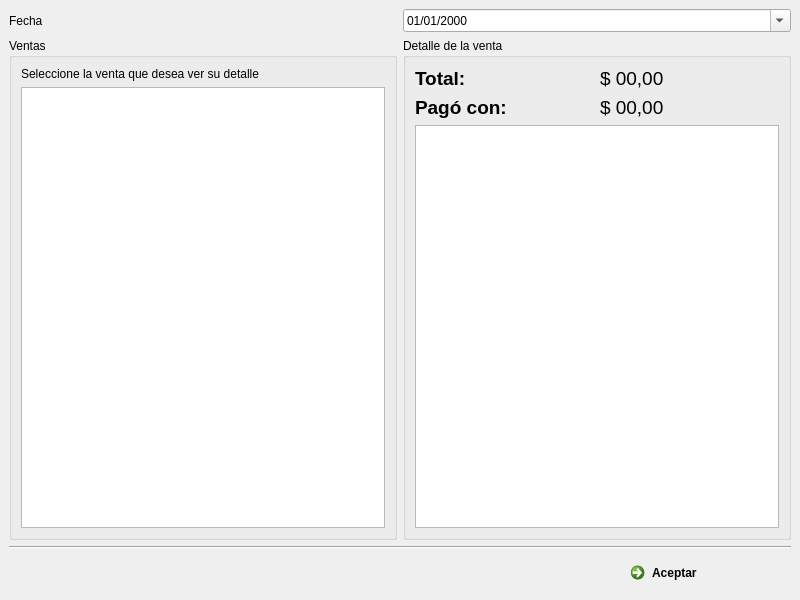
<?xml version="1.0" encoding="UTF-8"?>
<ui version="4.0">
 <class>MainWindow</class>
 <widget class="QMainWindow" name="MainWindow">
  <property name="geometry">
   <rect>
    <x>0</x>
    <y>0</y>
    <width>800</width>
    <height>600</height>
   </rect>
  </property>
  <property name="windowTitle">
   <string>MainWindow</string>
  </property>
  <widget class="QWidget" name="centralwidget">
   <layout class="QVBoxLayout" name="verticalLayout_3">
    <item>
     <layout class="QHBoxLayout" name="horizontalLayout">
      <item>
       <widget class="QLabel" name="label">
        <property name="text">
         <string>Fecha</string>
        </property>
       </widget>
      </item>
      <item>
       <widget class="QDateEdit" name="deFecha">
        <property name="displayFormat">
         <string>dd/MM/yyyy</string>
        </property>
        <property name="calendarPopup">
         <bool>true</bool>
        </property>
       </widget>
      </item>
     </layout>
    </item>
    <item>
     <layout class="QHBoxLayout" name="horizontalLayout_5">
      <item>
       <widget class="QGroupBox" name="groupBox">
        <property name="title">
         <string>Ventas</string>
        </property>
        <layout class="QVBoxLayout" name="verticalLayout_2">
         <item>
          <widget class="QLabel" name="label_4">
           <property name="text">
            <string>Seleccione la venta que desea ver su detalle</string>
           </property>
          </widget>
         </item>
         <item>
          <widget class="QTableWidget" name="twDatos">
           <property name="alternatingRowColors">
            <bool>true</bool>
           </property>
           <property name="gridStyle">
            <enum>Qt::NoPen</enum>
           </property>
           <attribute name="horizontalHeaderStretchLastSection">
            <bool>true</bool>
           </attribute>
           <attribute name="verticalHeaderVisible">
            <bool>false</bool>
           </attribute>
          </widget>
         </item>
        </layout>
       </widget>
      </item>
      <item>
       <widget class="QGroupBox" name="groupBox_2">
        <property name="title">
         <string>Detalle de la venta</string>
        </property>
        <layout class="QVBoxLayout" name="verticalLayout">
         <item>
          <layout class="QHBoxLayout" name="horizontalLayout_3">
           <item>
            <widget class="QLabel" name="label_2">
             <property name="font">
              <font>
               <pointsize>14</pointsize>
               <weight>75</weight>
               <bold>true</bold>
              </font>
             </property>
             <property name="text">
              <string>Total:</string>
             </property>
            </widget>
           </item>
           <item>
            <widget class="QLabel" name="lbTotal">
             <property name="font">
              <font>
               <pointsize>14</pointsize>
              </font>
             </property>
             <property name="text">
              <string>$ 00,00</string>
             </property>
            </widget>
           </item>
          </layout>
         </item>
         <item>
          <layout class="QHBoxLayout" name="horizontalLayout_4">
           <item>
            <widget class="QLabel" name="label_3">
             <property name="font">
              <font>
               <pointsize>14</pointsize>
               <weight>75</weight>
               <bold>true</bold>
              </font>
             </property>
             <property name="text">
              <string>Pagó con:</string>
             </property>
            </widget>
           </item>
           <item>
            <widget class="QLabel" name="lbPagoCon">
             <property name="font">
              <font>
               <pointsize>14</pointsize>
              </font>
             </property>
             <property name="text">
              <string>$ 00,00</string>
             </property>
            </widget>
           </item>
          </layout>
         </item>
         <item>
          <widget class="QTableWidget" name="twDetalle">
           <property name="alternatingRowColors">
            <bool>true</bool>
           </property>
           <property name="gridStyle">
            <enum>Qt::NoPen</enum>
           </property>
           <attribute name="horizontalHeaderStretchLastSection">
            <bool>true</bool>
           </attribute>
           <attribute name="verticalHeaderVisible">
            <bool>false</bool>
           </attribute>
          </widget>
         </item>
        </layout>
       </widget>
      </item>
     </layout>
    </item>
    <item>
     <widget class="Line" name="line">
      <property name="orientation">
       <enum>Qt::Horizontal</enum>
      </property>
     </widget>
    </item>
    <item>
     <layout class="QHBoxLayout" name="horizontalLayout_2">
      <item>
       <spacer name="horizontalSpacer">
        <property name="orientation">
         <enum>Qt::Horizontal</enum>
        </property>
        <property name="sizeHint" stdset="0">
         <size>
          <width>40</width>
          <height>20</height>
         </size>
        </property>
       </spacer>
      </item>
      <item>
       <widget class="QCommandLinkButton" name="commandLinkButton">
        <property name="text">
         <string>Aceptar</string>
        </property>
       </widget>
      </item>
     </layout>
    </item>
   </layout>
  </widget>
 </widget>
 <resources/>
 <connections>
  <connection>
   <sender>commandLinkButton</sender>
   <signal>clicked()</signal>
   <receiver>MainWindow</receiver>
   <slot>close()</slot>
   <hints>
    <hint type="sourcelabel">
     <x>665</x>
     <y>570</y>
    </hint>
    <hint type="destinationlabel">
     <x>539</x>
     <y>551</y>
    </hint>
   </hints>
  </connection>
 </connections>
</ui>
